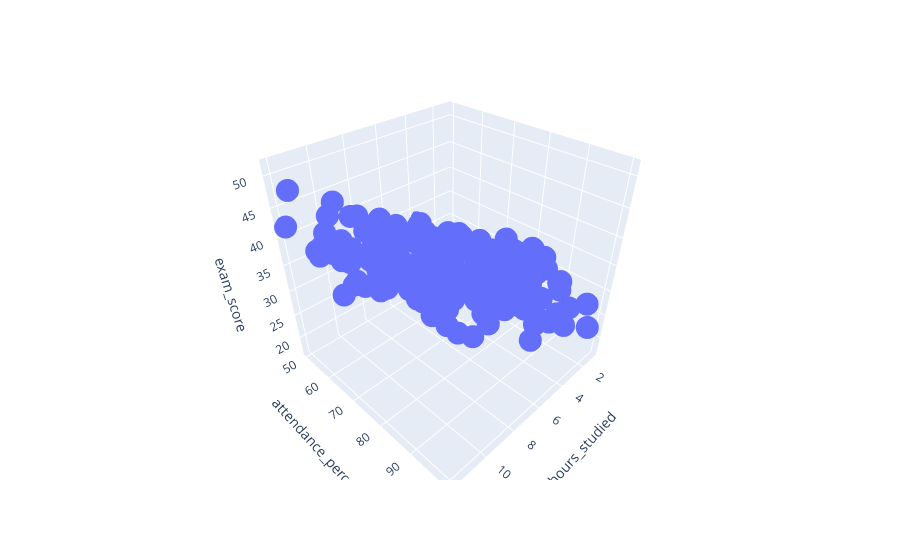

Source (notebook cell):
### Code cell
fig.show()

### Figure 1 — Plotly figure (JSON) as saved in the notebook; plotly's stock layout.template omitted (floating-point values rounded to 4 significant figures; data arrays with more than 128 entries replaced by an {"elided": "..."} marker saying what was removed)
{"data": [{"hovertemplate": "hours_studied=%{x}<br>attendance_percent=%{y}<br>exam_score=%{z}<extra></extra>", "legendgroup": "", "marker": {"color": "#636efa", "symbol": "circle"}, "mode": "markers", "name": "", "scene": "scene", "showlegend": false, "type": "scatter3d", "x": {"elided": "200 float values"}, "y": {"elided": "200 float values"}, "z": {"elided": "200 float values"}}], "layout": {"legend": {"tracegroupgap": 0}, "margin": {"t": 60}, "scene": {"domain": {"x": [0, 1], "y": [0, 1]}, "xaxis": {"title": {"text": "hours_studied"}}, "yaxis": {"title": {"text": "attendance_percent"}}, "zaxis": {"title": {"text": "exam_score"}}}}}
